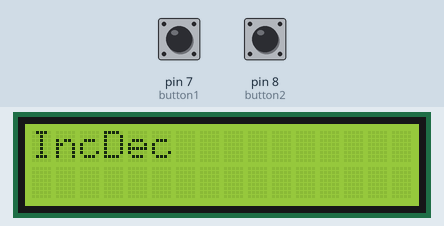
Recording of a sketch running on a simulated Arduino Uno, built with avr-gcc and run on an emulated ATmega328P. Parts: 16×2 character LCD. Inputs (shaded band) come from the test bench; at power-on: pin 7 (button1) LOW, pin 8 (button2) LOW.

Above: at 1.2 s.
1.3 s: pin 7 (button1) pulled HIGH for 0.15 s
At 2.4 s:
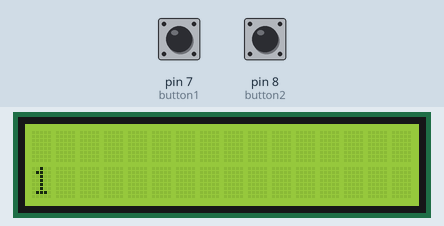
2.9 s: pin 8 (button2) pulled HIGH for 0.15 s
At 3.6 s:
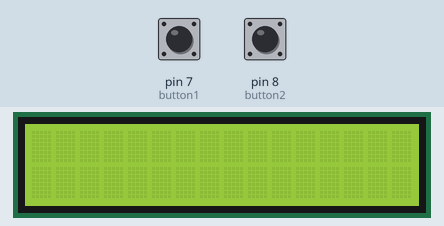
4.5 s: pin 8 (button2) pulled HIGH for 1 s
At 4.8 s:
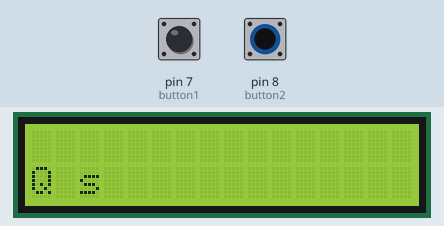
7.0 s: pin 8 (button2) pulled HIGH for 0.15 s
At 8.0 s:
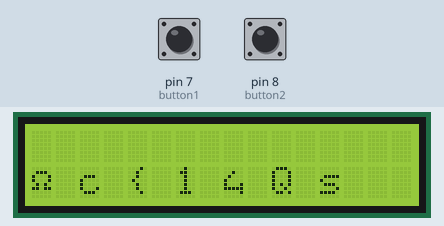
8.6 s: pin 8 (button2) pulled HIGH for 3.2 s
At 9.2 s:
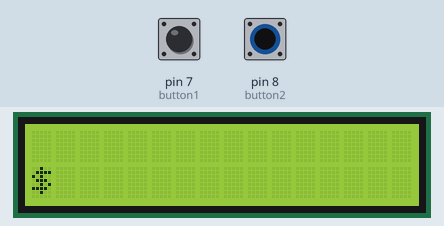
13.3 s: pin 8 (button2) pulled HIGH for 0.15 s
At 13.9 s:
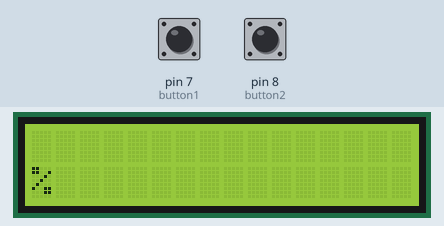
Timing chart, 0 to 15.9 s (numbered marks = the images above; inputs shaded):
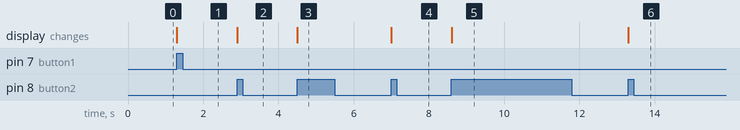

The sketch:

LCDincDec_no.ino
```cpp
#include <LiquidCrystal.h>
int button1=7, button2=8 ;
const int rs = 5, en = 3, d4 = 2, d5 = 16, d6 = 15, d7 = 14;
int i=10;
LiquidCrystal lcd(rs, en, d4, d5, d6, d7);
char letter[][10] = {"", "one", "two","three", "four" };
void setup() {
  // set up the LCD's number of columns and rows:
  lcd.begin(16, 2);
  lcd.print("IncDec");
  pinMode(button1, INPUT);
  pinMode(button2, INPUT);
}
int cnt=0;
void loop() {
   if (digitalRead(button1) == HIGH){
      lcd.clear(); lcd.setCursor(0,1);//col,row
      cnt++;

      if ((cnt>20) && (cnt<30)){
        lcd.print("twenty ");lcd.print(letter[cnt%10] );
      }else {
        lcd.print(cnt);
      }
      while(digitalRead(button1) == HIGH);
   }
   if (digitalRead(button2) == HIGH){
      lcd.clear(); lcd.setCursor(0,1);//col,row
       cnt--;lcd.print(letter[cnt] );
      while(digitalRead(button2) == HIGH);
   }
}
```

Measured:
- after the input at 1.3 s, the display: changes at once (image 1)
- after the input at 2.9 s, the display: changes at once (image 2)
- after the input at 4.5 s, the display: changes at once (image 3)
- after the input at 7.0 s, the display: changes at once (image 4)
- after the input at 8.6 s, the display: changes at once (image 5)
- after the input at 13.3 s, the display: changes at once (image 6)
